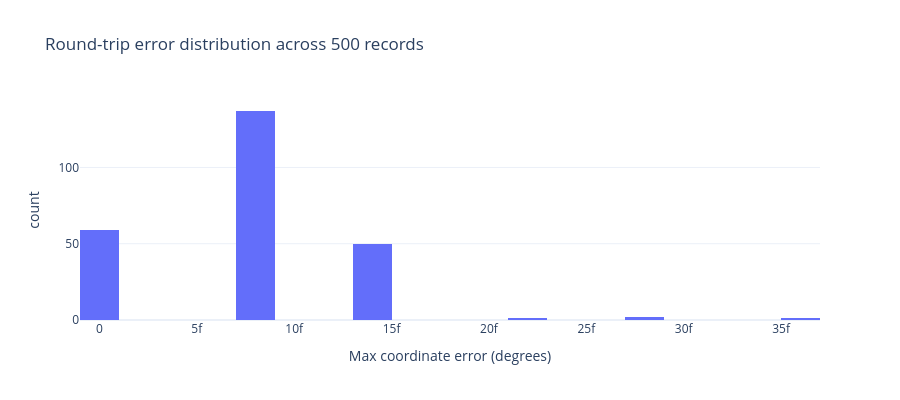

Source (notebook cell):
### Code cell
errors = [
    max(abs(decoded[i][0] - lats[i]), abs(decoded[i][1] - lons[i]))
    for i in range(n)
]

fig3 = px.histogram(
    x=errors,
    nbins=30,
    labels={'x': 'Max coordinate error (degrees)', 'y': 'Count'},
    title='Round-trip error distribution across 500 records',
    template='plotly_white',
    height=400
)
fig3.show()

print(f'All errors at or below: {max(errors):.2e} degrees')

### Figure 1 — Plotly figure (JSON) as saved in the notebook; plotly's stock layout.template omitted (floating-point values rounded to 4 significant figures; data arrays with more than 128 entries replaced by an {"elided": "..."} marker saying what was removed)
{"data": [{"bingroup": "x", "hovertemplate": "Max coordinate error (degrees)=%{x}<br>count=%{y}<extra></extra>", "legendgroup": "", "marker": {"color": "#636efa", "pattern": {"shape": ""}}, "name": "", "nbinsx": 30, "orientation": "v", "showlegend": false, "type": "histogram", "x": {"elided": "250 float values"}, "xaxis": "x", "yaxis": "y"}], "layout": {"barmode": "relative", "height": 400, "legend": {"tracegroupgap": 0}, "title": {"text": "Round-trip error distribution across 500 records"}, "xaxis": {"anchor": "y", "domain": [0.0, 1.0], "title": {"text": "Max coordinate error (degrees)"}}, "yaxis": {"anchor": "x", "domain": [0.0, 1.0], "title": {"text": "count"}}}}
